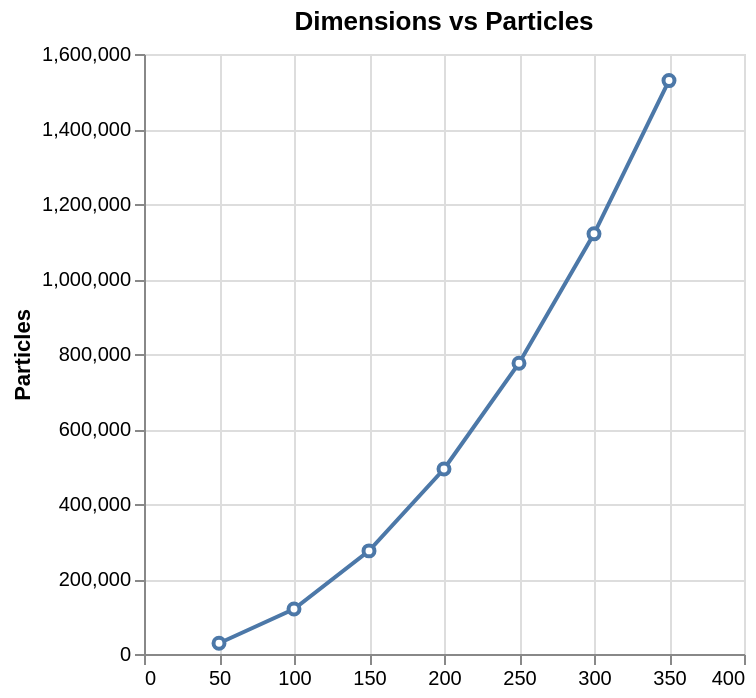

This figure's notebook cell:
### Code cell
base = alt.Chart(data).mark_line(point=alt.OverlayMarkDef(filled=False, fill="white")).encode(
    x=alt.X('Heightfield Dimensions:Q', title=''),
    y=alt.Y('Particles:Q', title='Particles'),
    tooltip= ['Particles:N', alt.Tooltip('Time:Q', title='Time (ms)')],
).properties(
    title='Dimensions vs Particles'
)
base

### Figure 1 — Vega-Lite specification as saved in the notebook (floating-point values rounded to 4 significant figures)
{"config": {"view": {"continuousWidth": 300, "continuousHeight": 300}}, "data": {"name": "data-202aa48bf3cb7f0eac967c15f5283a94"}, "mark": {"type": "line", "point": {"fill": "white", "filled": false}}, "encoding": {"tooltip": [{"field": "Particles", "type": "nominal"}, {"field": "Time", "title": "Time (ms)", "type": "quantitative"}], "x": {"field": "Heightfield Dimensions", "title": "", "type": "quantitative"}, "y": {"field": "Particles", "title": "Particles", "type": "quantitative"}}, "title": "Dimensions vs Particles", "$schema": "https://vega.github.io/schema/vega-lite/v6.4.1.json", "datasets": {"data-202aa48bf3cb7f0eac967c15f5283a94": [{"Heightfield Dimensions": 350, "Particles": 1529075, "Time": 133194, "Time per Particle": 0.08711}, {"Heightfield Dimensions": 300, "Particles": 1120414, "Time": 93306, "Time per Particle": 0.08328}, {"Heightfield Dimensions": 250, "Particles": 775251, "Time": 55890, "Time per Particle": 0.07209}, {"Heightfield Dimensions": 200, "Particles": 493312, "Time": 31552, "Time per Particle": 0.06396}, {"Heightfield Dimensions": 150, "Particles": 274996, "Time": 15235, "Time per Particle": 0.0554}, {"Heightfield Dimensions": 100, "Particles": 119998, "Time": 5532, "Time per Particle": 0.0461}, {"Heightfield Dimensions": 50, "Particles": 28567, "Time": 1025, "Time per Particle": 0.03588}]}}
